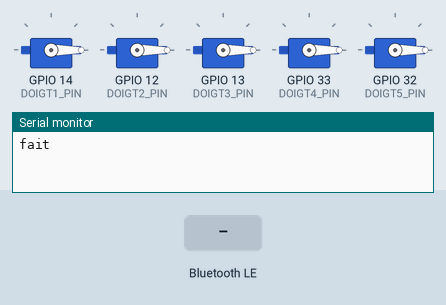
This sketch was run on a simulated ESP32. Parts: 5 × servo, the last lines printed to the serial monitor. The test bench sets the inputs (shaded band). Nothing arrives over Bluetooth unless stated; a phone connects over Bluetooth LE 3 s after start.

Above: at 1.2 s.
1.3 s: Bluetooth LE write "90" received
At 2.5 s:
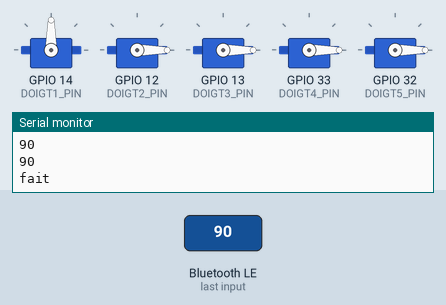
2.8 s: Bluetooth LE write "200" received
At 3.7 s:
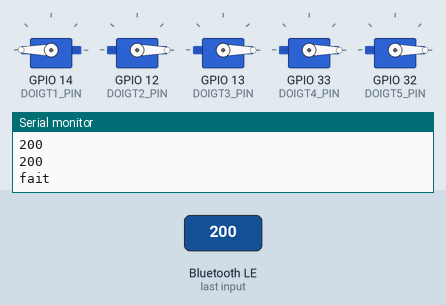
Timing chart, 0 to 5.8 s (numbered marks = the images above; inputs shaded):
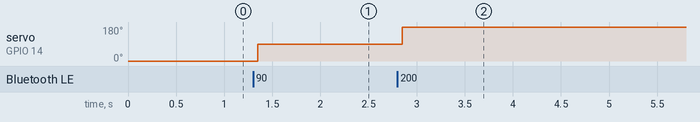

The sketch:

Receptrice.ino
```cpp
#include <BLEDevice.h>
#include <BLEServer.h>
#include <BLEUtils.h>
#include <BLE2902.h>
#include <ESP32Servo.h>

#define VALUE_INIT 0
#define DOIGT1_PIN 14
#define DOIGT2_PIN 12
#define DOIGT3_PIN 13
#define DOIGT4_PIN 33
#define DOIGT5_PIN 32

static BLEUUID SERVICE_UUID("F000");
static BLEUUID MOTOR1_UUID("F001");

Servo Doigt1;
Servo Doigt2;
Servo Doigt3;
Servo Doigt4;
Servo Doigt5;

uint8_t MOTOR1_VALUE;
uint8_t MOTOR2_VALUE;
uint8_t MOTOR3_VALUE;
uint8_t MOTOR4_VALUE;
uint8_t MOTOR5_VALUE;

String Motors[100];
int StringCount = 0;

void Movement_Motor(){
  Doigt1.write(Motors[0].toInt());
  Doigt2.write(Motors[1].toInt());
  Doigt3.write(Motors[2].toInt());
  Doigt4.write(Motors[3].toInt());
  Doigt5.write(Motors[4].toInt());
  Serial.println("fait");
}

void handleOnWrite(BLECharacteristic *pCharacteristic) {
    std::string value = pCharacteristic->getValue();
    Serial.print("Valeur du message de base : ");
    String valueStr = String(value.c_str());
    Serial.println(valueStr);

  while (valueStr.length() > 0)
  {
    int index = valueStr.indexOf('/');
    if (index == -1)
    {
      Serial.println(valueStr);
      Motors[StringCount++] = valueStr;
      break;
    }
    else
    {
      Motors[StringCount++] = valueStr.substring(0, index);
      valueStr = valueStr.substring(index+1);
    }
  }

  StringCount = 0;
  Serial.println(Motors[0]);
  Serial.println(Motors[1]);
  Serial.println(Motors[2]);
  Serial.println(Motors[3]);
  Serial.println(Motors[4]);
  Movement_Motor();
}

class Motor1Callbacks : public BLECharacteristicCallbacks {
  void onWrite(BLECharacteristic *Motor1) override {
     handleOnWrite(Motor1);
  }
};

void setup() {

  Serial.begin(115200);


  BLEDevice::init("Myo Device");
  BLEServer *pServer = BLEDevice::createServer();
  BLEService *pService = pServer->createService(SERVICE_UUID);

  BLECharacteristic *Motor1 = pService->createCharacteristic(
    MOTOR1_UUID,
    BLECharacteristic::PROPERTY_READ | BLECharacteristic::PROPERTY_WRITE
  );

  Motor1 -> setValue("bonjour");

  Motor1 -> setCallbacks(new Motor1Callbacks());

  Doigt1.attach(DOIGT1_PIN);
  Doigt2.attach(DOIGT2_PIN);
  Doigt3.attach(DOIGT3_PIN);
  Doigt4.attach(DOIGT4_PIN);
  Doigt5.attach(DOIGT5_PIN);

  Movement_Motor();

  pService->start();

  BLEAdvertising *pAdvertising = BLEDevice::getAdvertising();
  pAdvertising->addServiceUUID(SERVICE_UUID);
  pAdvertising->setScanResponse(true);

  BLEDevice::startAdvertising();
}

void loop() {
}
```

Measured:
- after the input at 1.3 s, servo on GPIO 14 (DOIGT1_PIN): 0° → 90° after 0.05 s
- after the input at 2.8 s, servo on GPIO 14 (DOIGT1_PIN): 90° → 180° after 0.05 s
